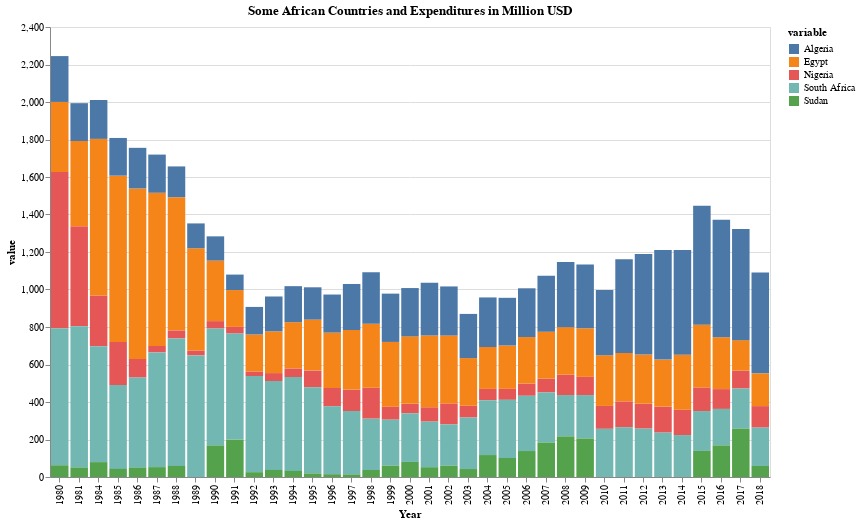

Here is the notebook cell this chart was saved with:
### Code cell
AFR = AFR_10.melt('Year')

point = alt.Chart(AFR)\
           .mark_bar()\
           .encode(
                    x = alt.X('Year:O'),
                    y = 'value',
                    tooltip = ['value:Q',
                               'variable',
                               'Year'],
                    color = alt.Color('variable')
                   )\
           .properties(
                            width = 720,
                            height = 450,
                            title = 'Some African Countries and Expenditures in Million USD'
                     )\
           .interactive()  

point.save('AFR.html')

point

### Figure 1 — Vega-Lite specification as saved in the notebook (floating-point values rounded to 4 significant figures; data arrays with more than 128 entries replaced by an {"elided": "..."} marker saying what was removed)
{"$schema": "https://vega.github.io/schema/vega-lite/v3.4.0.json", "config": {"mark": {"tooltip": null}, "view": {"height": 300, "width": 400}}, "data": {"name": "data-819b5671c8536344a63152a4581bf8a4"}, "datasets": {"data-819b5671c8536344a63152a4581bf8a4": {"elided": "185 records"}}, "encoding": {"color": {"field": "variable", "type": "nominal"}, "tooltip": [{"field": "value", "type": "quantitative"}, {"field": "variable", "type": "nominal"}, {"field": "Year", "type": "quantitative"}], "x": {"field": "Year", "type": "ordinal"}, "y": {"field": "value", "type": "quantitative"}}, "height": 450, "mark": "bar", "selection": {"selector034": {"bind": "scales", "encodings": ["x", "y"], "type": "interval"}}, "title": "Some African Countries and Expenditures in Million USD", "width": 720}
